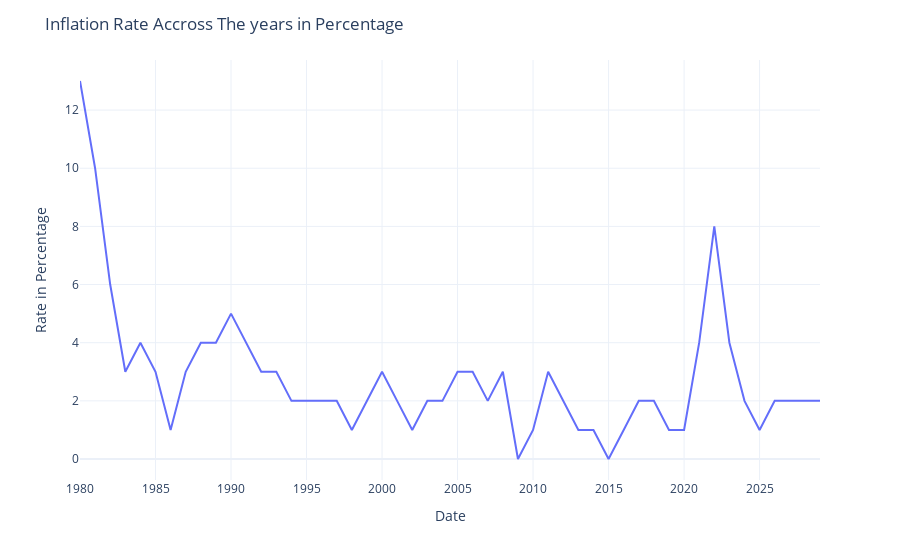

Notebook code cell kept with this figure:
### Code cell
fig2 = px.line(new_df, x="Year", y="Inflation_rate_precentage")

fig2.update_layout(
    title="Inflation Rate Accross The years in Percentage",
    xaxis_title="Date",
    yaxis_title="Rate in Percentage",
    template="plotly_white"
)

fig2.show()

### Figure 1 — Plotly figure (JSON) as saved in the notebook; plotly's stock layout.template omitted (floating-point values rounded to 4 significant figures)
{"data": [{"hovertemplate": "Year=%{x}<br>Inflation_rate_precentage=%{y}<extra></extra>", "legendgroup": "", "line": {"color": "#636efa", "dash": "solid"}, "marker": {"symbol": "circle"}, "mode": "lines", "name": "", "orientation": "v", "showlegend": false, "type": "scatter", "x": [1980, 1981, 1982, 1983, 1984, 1985, 1986, 1987, 1988, 1989, 1990, 1991, 1992, 1993, 1994, 1995, 1996, 1997, 1998, 1999, 2000, 2001, 2002, 2003, 2004, 2005, 2006, 2007, 2008, 2009, 2010, 2011, 2012, 2013, 2014, 2015, 2016, 2017, 2018, 2019, 2020, 2021, 2022, 2023, 2024, 2025, 2026, 2027, 2028, 2029], "xaxis": "x", "y": [13, 10, 6, 3, 4, 3, 1, 3, 4, 4, 5, 4, 3, 3, 2, 2, 2, 2, 1, 2, 3, 2, 1, 2, 2, 3, 3, 2, 3, 0, 1, 3, 2, 1, 1, 0, 1, 2, 2, 1, 1, 4, 8, 4, 2, 1, 2, 2, 2, 2], "yaxis": "y"}], "layout": {"legend": {"tracegroupgap": 0}, "margin": {"t": 60}, "title": {"text": "Inflation Rate Accross The years in Percentage"}, "xaxis": {"anchor": "y", "domain": [0, 1], "title": {"text": "Date"}}, "yaxis": {"anchor": "x", "domain": [0, 1], "title": {"text": "Rate in Percentage"}}}}
